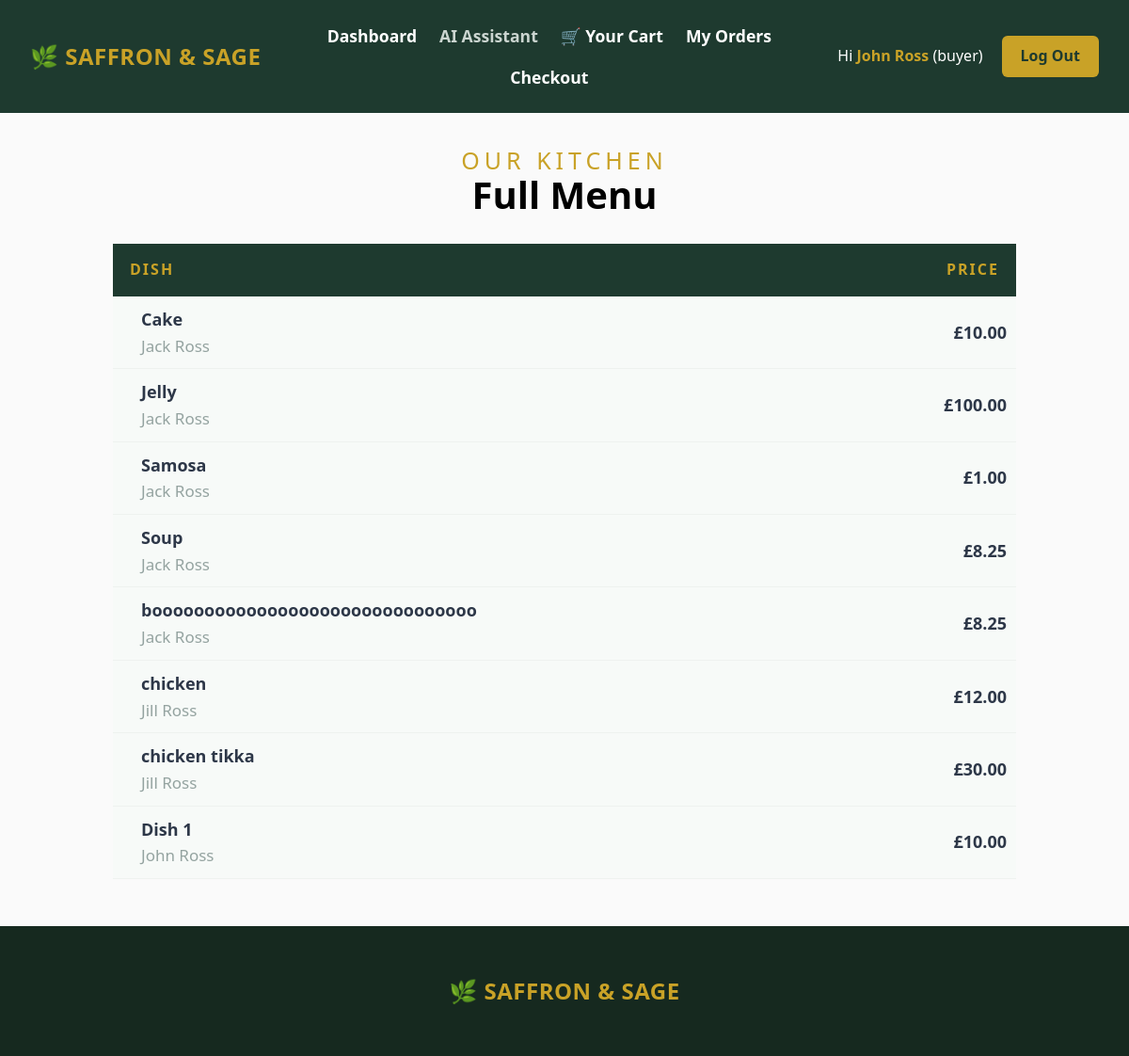
The page /menu (signed in) on the database its author committed.
### tables this page shows
CREATE TABLE usersInfo (
        id INTEGER PRIMARY KEY AUTOINCREMENT,
        fullname TEXT,
        email UNIQUE,
        password TEXT,
        role TEXT 
    );

CREATE TABLE dishesTable (
        id INTEGER PRIMARY KEY AUTOINCREMENT,
        dishname TEXT,
        dishprice REAL,
        sellerid INTEGER
    );

### routes/main.py (the view)
@main.route("/menu")
def menu():
    return ctrl.menu()

### app.py (called while the page is built)
@app.before_request
def check_session():
    protected_routes = ["dashboard", "logout"]
    if request.endpoint in protected_routes and "id" not in session:
        return redirect(url_for("auth.login"))

@app.after_request
def add_response_headers(response):
    response.headers["Cache-Control"] = "no-store, no-cache, must-revalidate, max-age=0"
    response.headers["Pragma"] = "no-cache"
    response.headers["Expires"] = "0"
    return response

### controllers/main_controller.py (called while the page is built)
def get_db():
    return current_app.extensions["db_factory"]()

def menu():
    conn = get_db()
    dishes = conn.execute("""SELECT dishesTable.dishname, dishesTable.dishprice,
        usersInfo.fullname AS seller FROM dishesTable
        JOIN usersInfo ON dishesTable.sellerid = usersInfo.id
        ORDER BY usersInfo.fullname, dishesTable.dishname""").fetchall()
    conn.close()
    return render_template("menu.html", dishes=dishes)

### db.py (called while the page is built)
def ensure_order_timestamps(conn):
    columns = {row[1] for row in conn.execute("PRAGMA table_info(orderTable)")}
    if not columns:
        return
    if "created_at" not in columns:
        conn.execute("ALTER TABLE orderTable ADD COLUMN created_at TEXT")
    if "order_group_id" not in columns:
        conn.execute("ALTER TABLE orderTable ADD COLUMN order_group_id INTEGER")
    conn.execute("""CREATE TRIGGER IF NOT EXISTS stamp_order_created_at
        AFTER INSERT ON orderTable WHEN NEW.created_at IS NULL
        BEGIN
            UPDATE orderTable SET created_at = CURRENT_TIMESTAMP WHERE id = NEW.id;
        END""")
    conn.commit()

def db():
    conn = sqlite3.connect(Path(__file__).with_name("saffron.db"))
    conn.row_factory = sqlite3.Row
    ensure_order_timestamps(conn)
    return conn

### templates/menu.html
{% extends "base.html" %}
{% block content %}
<section class="menu">
    <div class="menu-top">
        <h3>OUR KITCHEN</h3>
        <h2>Full Menu</h2>
    </div>
    <table class="menu-table">
        <thead>
            <tr>
                <th>DISH</th>
                <th>PRICE</th>
            </tr>
        </thead>
        <tbody>
            {% for dish in dishes %}
            <tr class="even dish">
                <td><span class="dish-name">{{ dish['dishname'] }}</span><br>
                    <span class="ingredients">{{ dish['seller'] }}</span></td>
                <td class="price">&pound;{{ "%.2f"|format(dish['dishprice']) }}</td>
            </tr>
            {% else %}
            <tr><td colspan="2">No dishes have been listed yet.</td></tr>
            {% endfor %}
        </tbody>
    </table>
</section>
{% endblock %}

### templates/base.html (shortened to what this page needs)
<!DOCTYPE html>
<html lang="en">
<head>
    <link rel="stylesheet" href="{{ url_for('static', filename='style.css') }}">
</head>
<body>
    <nav class="navbar">
        <h2 class="logo">🌿 SAFFRON & SAGE</h2>
        {% set current_path = request.path %}
        {% if not session.id %}
        <div class="navlinks-logged-out">
            <a href="/" class="{{ 'current' if current_path == '/' else '' }}">Home</a>
            <a href="/menu" class="{{ 'current' if current_path == '/menu' else '' }}">Menu</a>
            <a href="/reservations" class="{{ 'current' if current_path == '/reservations' else '' }}">Reservations</a>
            <a href="/about" class="{{ 'current' if current_path == '/about' else '' }}">About</a>
            <a href="/contactus" class="{{ 'current' if current_path == '/contactus' else '' }}">Contact Us</a>
        </div>
        {% else %}
        <div class="navlinks-logged-in">
            <a href="/dashboard" class="{{ 'current' if current_path == '/dashboard' else '' }}">Dashboard</a>
            <span class="nav-coming-soon">AI Assistant</span>
            {% if session.role == "buyer" %}
            <a href="/yourcart" class="{{ 'current' if current_path == '/yourcart' else '' }}">🛒 Your Cart</a>
            <a href="/myorders" class="{{ 'current' if current_path == '/myorders' else '' }}">My Orders</a>
            <a href="/checkout" class="{{ 'current' if current_path == '/checkout' else '' }}">Checkout</a>
            {% elif session.role == "admin" %}
            {% elif session.role == "seller" %}
            <a href="{{ url_for('seller.seller_history') }}" class="{{ 'current' if current_path == '/seller/history' else '' }}">Order History</a>
            {% endif %}
        </div>
        {% endif %}
        <div class="nav-account">
        {% if session.id %}
        <span class="user-info">
            Hi <span>{{ session.fullname }}</span> ({{ session.role }})
        </span>
        <a href="/logout" class="btn">Log Out</a>
        {% else %}
        <a href="/login" class="login">Log In</a>
        <a href="/signup" class="btn">Sign Up</a>
        {% endif %}
        </div>
    </nav>
    {% block content %}{% endblock %}
    <footer>
        {% if not session.id %}
        <div class="footer">
            <h2 class="footer-logo">🌿 SAFFRON & SAGE</h2>
            <div class="footer-right">
                <div class="footer-links">
                    <div>
                        <a href="/" class="{{ 'current' if current_path == '/' else '' }}">Home</a>
                        <a href="/menu" class="{{ 'current' if current_path == '/menu' else '' }}">Menu</a>
                    </div>
                    <div>
                        <a href="/about" class="{{ 'current' if current_path == '/about' else '' }}">About</a>
                        <a href="/contactus" class="{{ 'current' if current_path == '/contactus' else '' }}">Contact Us</a>
                    </div>
                </div>
                <div class="footer-contact-info">
                    <p>📍 12 High St</p>
                    <p>📞 020 1234</p>
                </div>
            </div>
        </div>
        {% elif session.id %}
        <div class="footer-logged-in">
            <h2 class="footer-logo">🌿 SAFFRON & SAGE</h2>
        </div>
        {% endif %}
    </footer>
</body>
</html>

### static/style.css (style rules this page uses)
* { margin: 0; padding: 0; box-sizing: border-box; }
body { font-family: 'Segoe UI'; color: #2d3748; line-height: 1.6; margin: 0; background-color: #fafafa; }
.navbar { background: #1e3a2f; display: flex; align-items: center; justify-content: space-between; flex-wrap: wrap; gap: 12px 20px; padding: 24px 32px; }
.logo { color: #c9a227; font-weight: 800; font-size: 1.5rem; letter-spacing: 0.5px; }
.navlinks-logged-out, .navlinks-logged-in { list-style: none; display: flex; flex-wrap: wrap; align-items: center; }
.navlinks-logged-in { gap: 16px 24px; }
.navlinks-logged-out a, .navlinks-logged-in a { color: white; text-decoration: none; font-size: 1.1rem; font-weight: 600; }
.navbar .logo { flex-shrink: 0; }
.navbar .navlinks-logged-in, .navbar .navlinks-logged-out { flex: 1 1 420px; justify-content: center; }
.navbar a, .nav-coming-soon { white-space: nowrap; }
.nav-account { display: flex; align-items: center; flex-wrap: wrap; gap: 12px 20px; }
.nav-account .user-info { max-width: 240px; overflow-wrap: anywhere; }
.btn { display: inline-block; background: #c9a227; color: #1e3a2f; text-decoration: none; padding: 9px 20px; border-radius: 6px; font-weight: 700; font-size: 1rem; border: none; cursor: pointer; }
.footer-logo { color: #c9a227; font-weight: 800; font-size: 1.5rem; letter-spacing: 0.5px; }
.menu { max-width: 1000px; margin: 0 auto; padding: 0 20px; }
.menu-top h3 { color: #c9a227; font-size: 25px; font-weight: 450; letter-spacing: 5px; margin-top: 30px; text-align: center; }
.menu-top h2 { color: black; font-size: 40px; margin-top: -15px; margin-bottom: 20px; text-align: center; }
.menu-table { width: 100%; border-collapse: collapse; margin-bottom: 50px; }
.menu-table th { background: #1e3a2f; color: #c9a227; font-weight: 700; letter-spacing: 2px; text-align: left; padding: 15px 18px; }
.menu-table th:last-child { text-align: right; }
.even { background: #f7faf8; }
.dish-name { font-weight: 700; font-size: 18px; padding-left: 20px; }
.ingredients { color: #94a3a0; padding-left: 20px; font-size: 17px; }
.price { font-weight: 700; font-size: 18px; text-align: right; padding-right: 20px; }
.menu-table td { border-bottom: 1px solid #eef2ef; padding: 10px; }
.navbar .user-info { color: white; }
.navbar .user-info span { color: #c9a227; font-weight: 700; }
.footer-logged-in { background: #16291f; display: flex; align-items: center; justify-content: center; padding: 50px 50px; }
.nav-coming-soon { color: #cbd5d0; font-size: 1.1rem; font-weight: 600; }

### rows shown on the page
usersInfo: fullname "John Ross", role "buyer"
dishesTable: dishname "Cake", seller "Jack Ross", dishprice "10.00"
dishesTable: dishname "Jelly", seller "Jack Ross", dishprice "100.00"
dishesTable: dishname "Samosa", seller "Jack Ross", dishprice "1.00"
dishesTable: dishname "Soup", seller "Jack Ross", dishprice "8.25"
dishesTable: dishname "booooooooooooooooooooooooooooooo", seller "Jack Ross", dishprice "8.25"
dishesTable: dishname "chicken", seller "Jill Ross", dishprice "12.00"
dishesTable: dishname "chicken tikka", seller "Jill Ross", dishprice "30.00"
dishesTable: dishname "Dish 1", seller "John Ross", dishprice "10.00"
